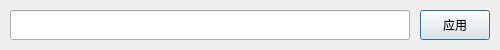
<?xml version="1.0" encoding="UTF-8"?>
<ui version="4.0">
 <class>Dialog_SetTitle</class>
 <widget class="QDialog" name="Dialog_SetTitle">
  <property name="geometry">
   <rect>
    <x>0</x>
    <y>0</y>
    <width>500</width>
    <height>50</height>
   </rect>
  </property>
  <property name="minimumSize">
   <size>
    <width>500</width>
    <height>50</height>
   </size>
  </property>
  <property name="maximumSize">
   <size>
    <width>500</width>
    <height>50</height>
   </size>
  </property>
  <property name="windowTitle">
   <string>设置微端标题</string>
  </property>
  <widget class="QLineEdit" name="lineEdit_title">
   <property name="geometry">
    <rect>
     <x>10</x>
     <y>10</y>
     <width>400</width>
     <height>30</height>
    </rect>
   </property>
   <property name="font">
    <font>
     <family>黑体</family>
    </font>
   </property>
  </widget>
  <widget class="QPushButton" name="pushButton_apply">
   <property name="geometry">
    <rect>
     <x>420</x>
     <y>10</y>
     <width>70</width>
     <height>30</height>
    </rect>
   </property>
   <property name="font">
    <font>
     <family>黑体</family>
    </font>
   </property>
   <property name="text">
    <string>应用</string>
   </property>
  </widget>
 </widget>
 <resources/>
 <connections/>
</ui>
